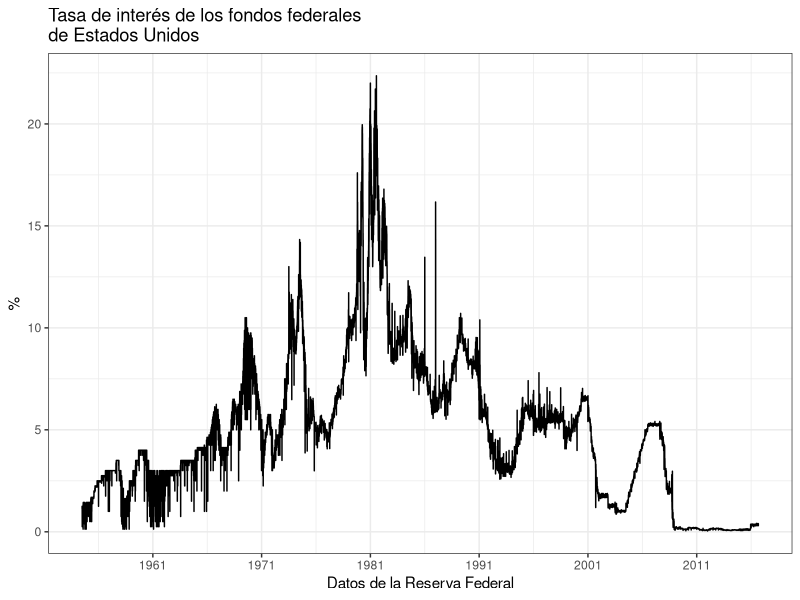

The R source for this figure:
## ---- chunk 1
library(ggplot2)

## ---- chunk 2

fed <- read.csv("./data/fedrate.csv")
fed$day <- as.Date(fed$day)

## ---- chunk 3
ggplot(fed, aes(x=day, y=Federal.funds.eff.rate)) + labs(x="Datos de la Reserva Federal", y="%") + theme_bw() + geom_line() + ggtitle("Tasa de interés de los fondos federales \nde Estados Unidos") + scale_x_date(date_breaks = "10 year",date_labels = "%Y")
